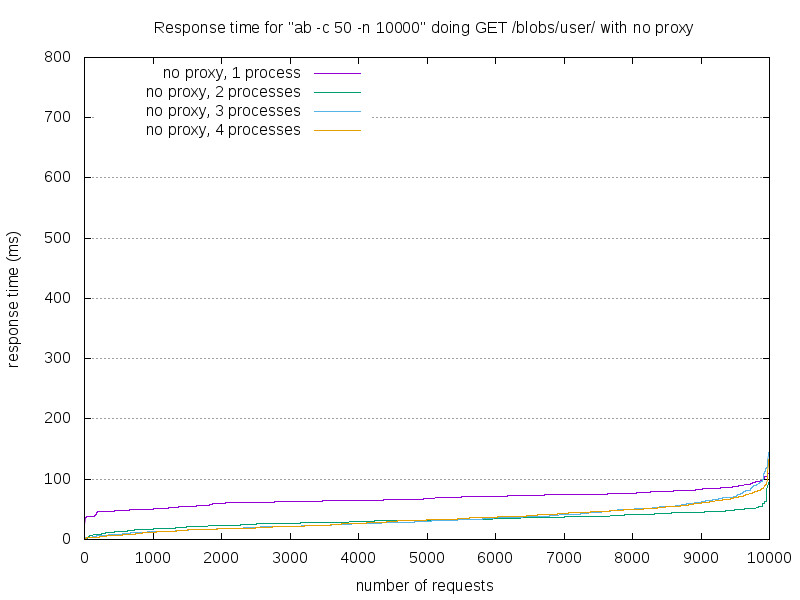

This figure's gnuplot source:
#!/usr/bin/gnuplot

# Let's output to a jpeg file
set terminal jpeg size 800,600
# This sets the aspect ratio of the graph
set size 1, 1
# The file we'll write to
set output "1.noproxy.jpg"
# The graph title
set title "Response time for \"ab -c 50 -n 10000\" doing GET /blobs/user/ with no proxy"
# Where to place the legend/key
set key left top
# Draw gridlines oriented on the y axis
set grid y
# Specify that the x-series data is time data
#set xdata time
# Specify the *input* format of the time data
#set timefmt "%s"
# Specify the *output* format for the x-axis tick labels
#set format x "%S"
# Label the x-axis
set xlabel 'number of requests'
# Label the y-axis
set ylabel "response time (ms)"
# Tell gnuplot to use tabs as the delimiter instead of spaces (default)
set datafile separator '\t'
# Plot the data
#set offsets 1, 1, 2, 2
#set xrange [1516827928:1516827960]
set yrange [0:800]
plot "1.noproxy-1.tsv" every ::2 using 5 title 'no proxy, 1 process' with lines, \
  "1.noproxy-2.tsv" every ::2 using 5 title 'no proxy, 2 processes' with lines, \
  "1.noproxy-3.tsv" every ::2 using 5 title 'no proxy, 3 processes' with lines, \
  "1.noproxy-4.tsv" every ::2 using 5 title 'no proxy, 4 processes' with lines
